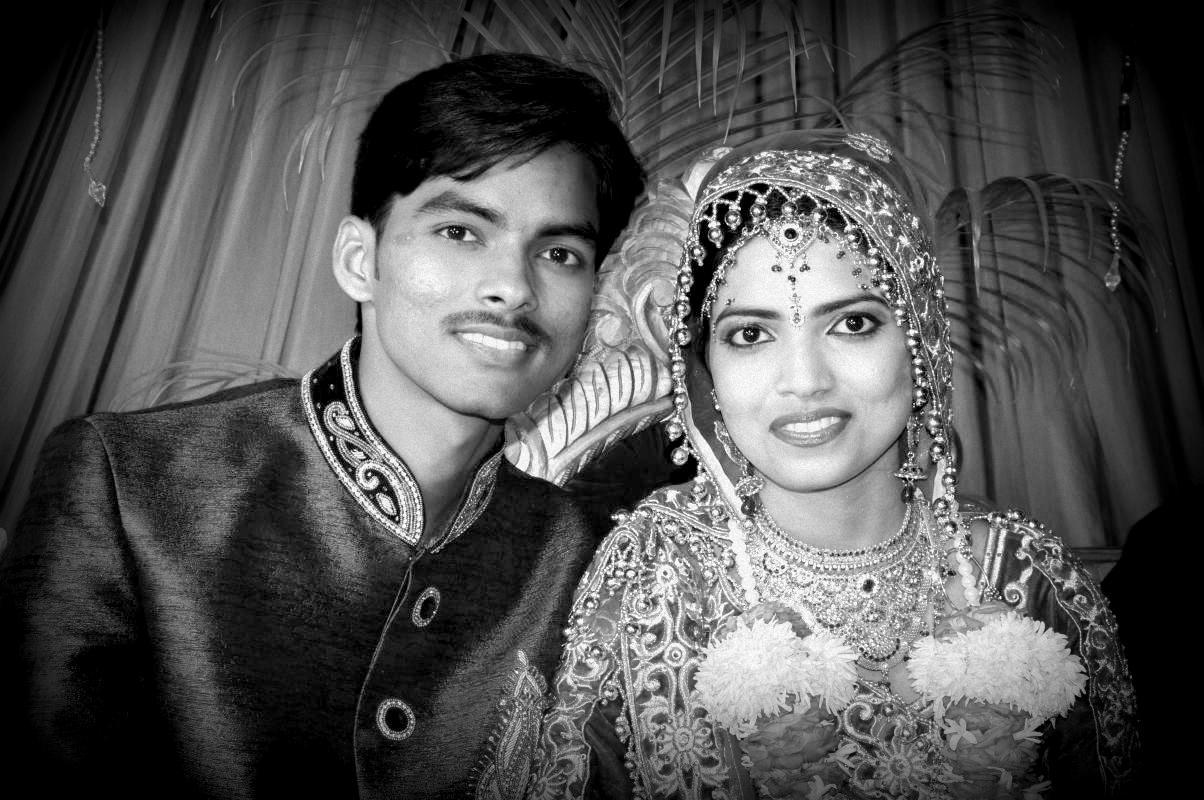
#> input picture image.JPG, 1204 x 800 px, given in place of the camera
$ python face_data_collect.py
#> lines starting #> are read from the running program, lines starting #| are printed output that depends on the picture; after the words box and inside, x2 and y2 are one past the last pixel; in counts of white or black regions, pixels touching at a corner belong together
import cv2
import numpy as np

cap = cv2.VideoCapture(0)

face_cascade = cv2.CascadeClassifier("haarcascade_frontalface_alt.xml")

skip = 0
face_data = []
dataset_path = './data/'
file_name = input("Enter the name of the person : ")
#> the answer given: image.JPG

while True:
	ret,frame = cap.read()
#> frame is the input picture: shape (800, 1204, 3); min 0, max 255, mean 83.2

	if ret==False:
		continue

	gray_frame = cv2.cvtColor(frame,cv2.COLOR_BGR2GRAY)


	faces = face_cascade.detectMultiScale(frame,1.3,5)
#> faces = [[381, 141, 258, 258], [679, 232, 249, 249]]
	if len(faces)==0:
		continue

	faces = sorted(faces,key=lambda f:f[2]*f[3])
#> faces = [[679, 232, 249, 249], [381, 141, 258, 258]]

	# Pick the last face (because it is the largest face acc to area(f[2]*f[3]))
	for face in faces[-1:]:
		x,y,w,h = face
		cv2.rectangle(frame,(x,y),(x+w,y+h),(0,255,255),2)

		#Extract (Crop out the required face) : Region of Interest
		offset = 10
		face_section = frame[y-offset:y+h+offset,x-offset:x+w+offset]
		face_section = cv2.resize(face_section,(100,100))

		skip += 1
		if skip%10==0:
			face_data.append(face_section)
			print(len(face_data))
#> this loop made 1 pass
#> (x, y, w, h, offset, skip) on pass 1: (381, 141, 258, 258, 10, 1)
#> pass 1, `face_section = frame[y-offset:y+h+offset,x-offset:x+w+offset]`:
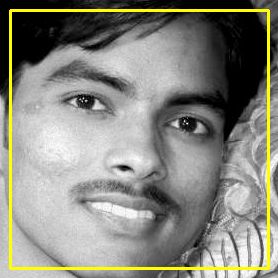
#> face_section: shape (278, 278, 3); mean B, G, R 125.3, 135.5, 135.5
#> pass 1, `face_section = cv2.resize(face_section,(100,100))`:
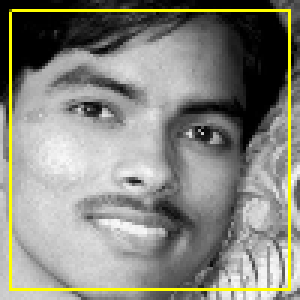
#> face_section: shape (100, 100, 3) (shown 3 times larger); mean B, G, R 125.6, 135.1, 135.1
#> after the loop:
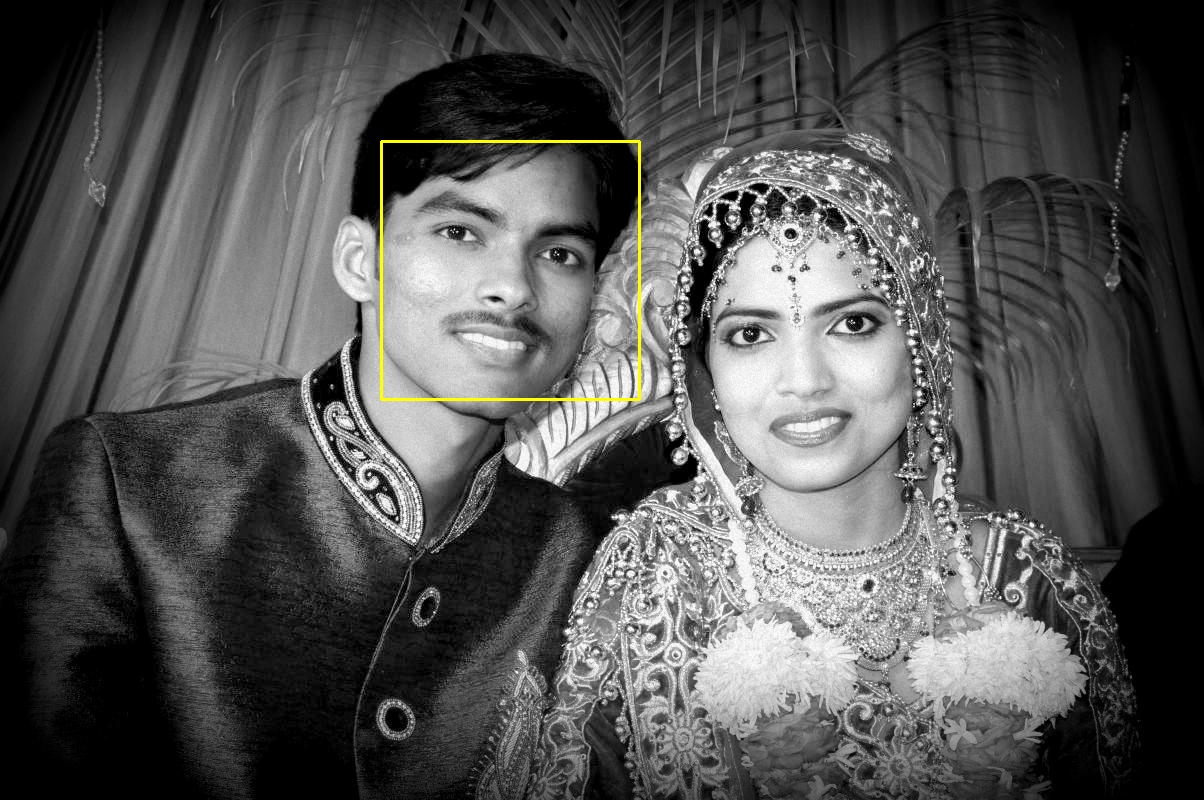
#> frame: shape (800, 1204, 3); 0.32% of pixels changed, all inside (x1, y1, x2, y2) = (380, 140, 641, 401)
#> after the loop, face_data = []; skip = 1


	cv2.imshow("Frame",frame)
	cv2.imshow("Face Section",face_section)

	key_pressed = cv2.waitKey(1) & 0xFF
#> (key q is pressed here)
	if key_pressed == ord('q'):
		break

# Convert our face list array into a numpy array
face_data = np.asarray(face_data)
#> face_data = empty array
#> (the run stopped early here; a loop or call above may not have finished)
